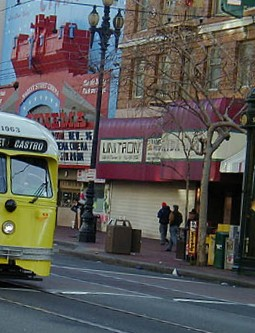
%> input picture labs-master/lab4/right.jpg, 255 x 333 px
$ octave main_stiching.m   (GNU Octave 9; MATLAB toolbox functions it lacks are replaced by stand-ins)
%> lines starting %> are read from the running program, lines starting %| are printed output that depends on the picture
### labs-master/lab4/keypoint_matching.m
function [fa, fb, matches] = keypoint_matching(im_a, im_b)
    %KEYPOINT_MATCHING Summary of this function goes here
    %   find matches

    % convert color to grayscale
    if length(size(im_a)) ~= 2
        im_a = rgb2gray(im_a);
    	im_b = rgb2gray(im_b);
    end

    % convert to single
    im_a = im2single(im_a);
    im_b = im2single(im_b);

    % match the keypoints using sift
    [fa, da] = vl_sift(im_a);
    [fb, db] = vl_sift(im_b);
    [matches, ~] = vl_ubcmatch(da, db);
end

### labs-master/lab4/main_stiching.m
% setup vlfeat and load the left and right image
run('vlfeat-0.9.21/toolbox/vl_setup');
%> (this line was passed over: vl_setup is not available in this run)
im1 = imread('right.jpg');%rgb2gray(imread('left.jpg'));%imread('boat1.pgm')
%> im1 is the input picture: size 333x255x3 uint8; mean R, G, B 90.6, 89.1, 87.1
im2 = imread('left.jpg');%rgb2gray(imread('right.jpg'));
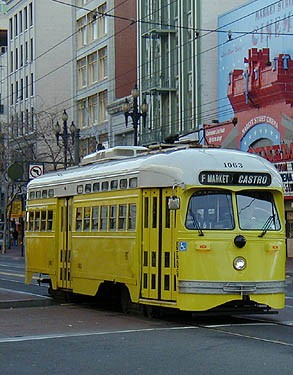
%> input picture labs-master/lab4/left.jpg, 293 x 375 px
%> im2 is the input picture: size 375x293x3 uint8; mean R, G, B 104.9, 110.5, 97.6

% convert to grayscale
if length(size(im1)) ~= 2
    im1 = rgb2gray(im1);
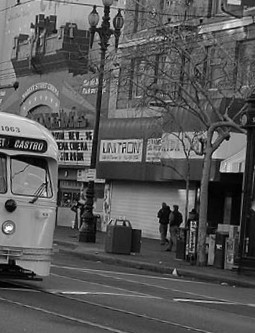
%> im1: size 333x255 uint8; min 0, max 255, mean 89.3
    im2 = rgb2gray(im2);
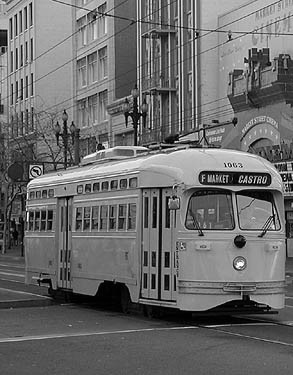
%> im2: size 375x293 uint8; min 0, max 255, mean 107.3
end

% convert to single
im1 = im2single(im1);
%> im1: size 333x255 single
im2 = im2single(im2);
%> im2: size 375x293 single
%> the run ends on the next line

% match and use ransac
[fa,fb,matches] = keypoint_matching(im1, im2);
